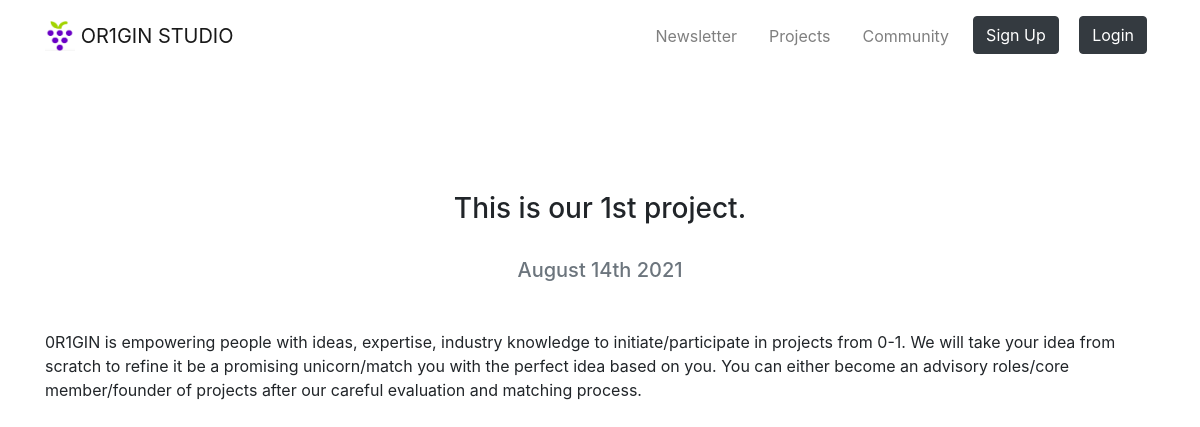
Page /Project/1/ on the committed database.
### Project/models.py (models this page shows, shortened)
class Project(models.Model):
    title = models.CharField(max_length=200)
    description = models.TextField()
    date = models.DateField()

### Project/views.py (the view)
# urls.py: path('<int:Project_id>/', views.detail, name='detail'),
def detail(request, Project_id):
    project = get_object_or_404(Project, pk=Project_id)
    return render(request, 'Project/detail.html',{'Project':project})

### Project/templates/Project/detail.html
{% extends "Newsletter/base.html" %}
{% load static %}
{% block content %}
<br>
<br>
<br>
<h3 class="text-center mt-5" id="projectdetailtitle">{{ Project.title }}</h3>
<br>
<h5 class="text-center text-muted mb-5">{{ Project.date|date:'F jS Y' }}</h5>
{{ Project.description|safe }}
{% endblock %}

### rows in the picture
Project: title "This is our 1st project.", date "August 14th 2021", description "0R1GIN is empowering people with ideas, expertise, industry knowledge to initiate/participate in projects from 0-1. We will take your idea from scratch to refine it be a promising unicorn/match you with the perfect idea based on you. You can either become an advisory roles/core member/founder of projects after our careful evaluation and matching process."
